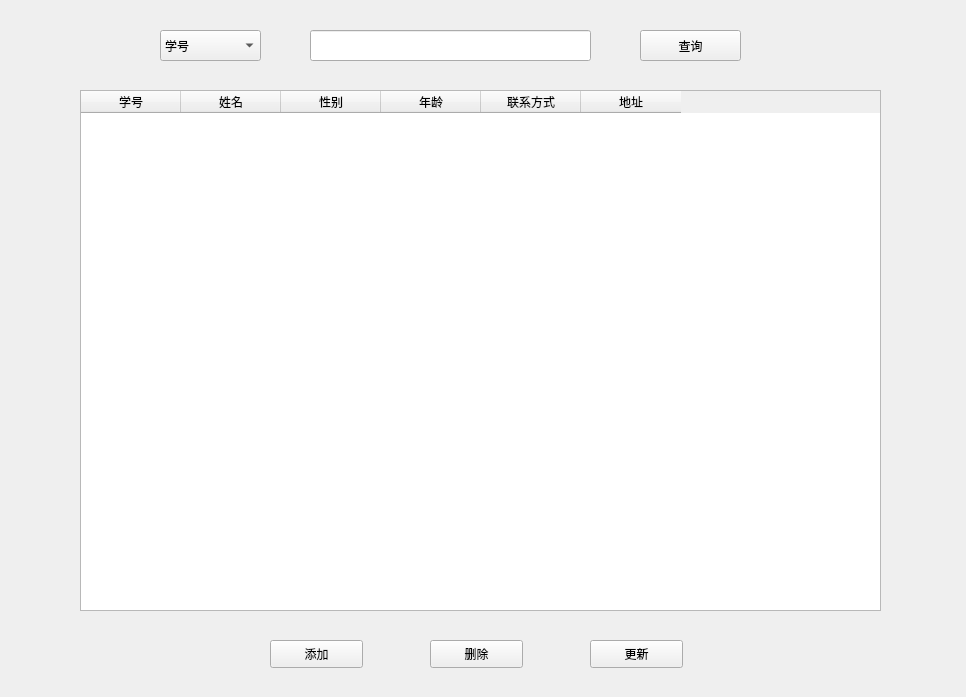
<?xml version="1.0" encoding="UTF-8"?>
<ui version="4.0">
 <class>Form</class>
 <widget class="QWidget" name="Form">
  <property name="geometry">
   <rect>
    <x>0</x>
    <y>0</y>
    <width>966</width>
    <height>697</height>
   </rect>
  </property>
  <property name="windowTitle">
   <string>Form</string>
  </property>
  <widget class="QComboBox" name="chooseBox">
   <property name="geometry">
    <rect>
     <x>160</x>
     <y>30</y>
     <width>101</width>
     <height>31</height>
    </rect>
   </property>
   <item>
    <property name="text">
     <string>学号</string>
    </property>
   </item>
   <item>
    <property name="text">
     <string>姓名</string>
    </property>
   </item>
   <item>
    <property name="text">
     <string>性别</string>
    </property>
   </item>
   <item>
    <property name="text">
     <string>年龄</string>
    </property>
   </item>
   <item>
    <property name="text">
     <string>联系方式</string>
    </property>
   </item>
   <item>
    <property name="text">
     <string>地址</string>
    </property>
   </item>
  </widget>
  <widget class="QLineEdit" name="inputContext">
   <property name="geometry">
    <rect>
     <x>310</x>
     <y>30</y>
     <width>281</width>
     <height>31</height>
    </rect>
   </property>
   <property name="text">
    <string/>
   </property>
  </widget>
  <widget class="QPushButton" name="queryButton">
   <property name="geometry">
    <rect>
     <x>640</x>
     <y>30</y>
     <width>101</width>
     <height>31</height>
    </rect>
   </property>
   <property name="text">
    <string>查询</string>
   </property>
  </widget>
  <widget class="QTableWidget" name="table">
   <property name="geometry">
    <rect>
     <x>80</x>
     <y>90</y>
     <width>801</width>
     <height>521</height>
    </rect>
   </property>
   <column>
    <property name="text">
     <string>学号</string>
    </property>
   </column>
   <column>
    <property name="text">
     <string>姓名</string>
    </property>
   </column>
   <column>
    <property name="text">
     <string>性别</string>
    </property>
   </column>
   <column>
    <property name="text">
     <string>年龄</string>
    </property>
   </column>
   <column>
    <property name="text">
     <string>联系方式</string>
    </property>
   </column>
   <column>
    <property name="text">
     <string>地址</string>
    </property>
   </column>
  </widget>
  <widget class="QPushButton" name="insertButton">
   <property name="geometry">
    <rect>
     <x>270</x>
     <y>640</y>
     <width>93</width>
     <height>28</height>
    </rect>
   </property>
   <property name="text">
    <string>添加</string>
   </property>
  </widget>
  <widget class="QPushButton" name="delButton">
   <property name="geometry">
    <rect>
     <x>430</x>
     <y>640</y>
     <width>93</width>
     <height>28</height>
    </rect>
   </property>
   <property name="text">
    <string>删除</string>
   </property>
  </widget>
  <widget class="QPushButton" name="updateButton">
   <property name="geometry">
    <rect>
     <x>590</x>
     <y>640</y>
     <width>93</width>
     <height>28</height>
    </rect>
   </property>
   <property name="text">
    <string>更新</string>
   </property>
  </widget>
 </widget>
 <resources/>
 <connections/>
</ui>
